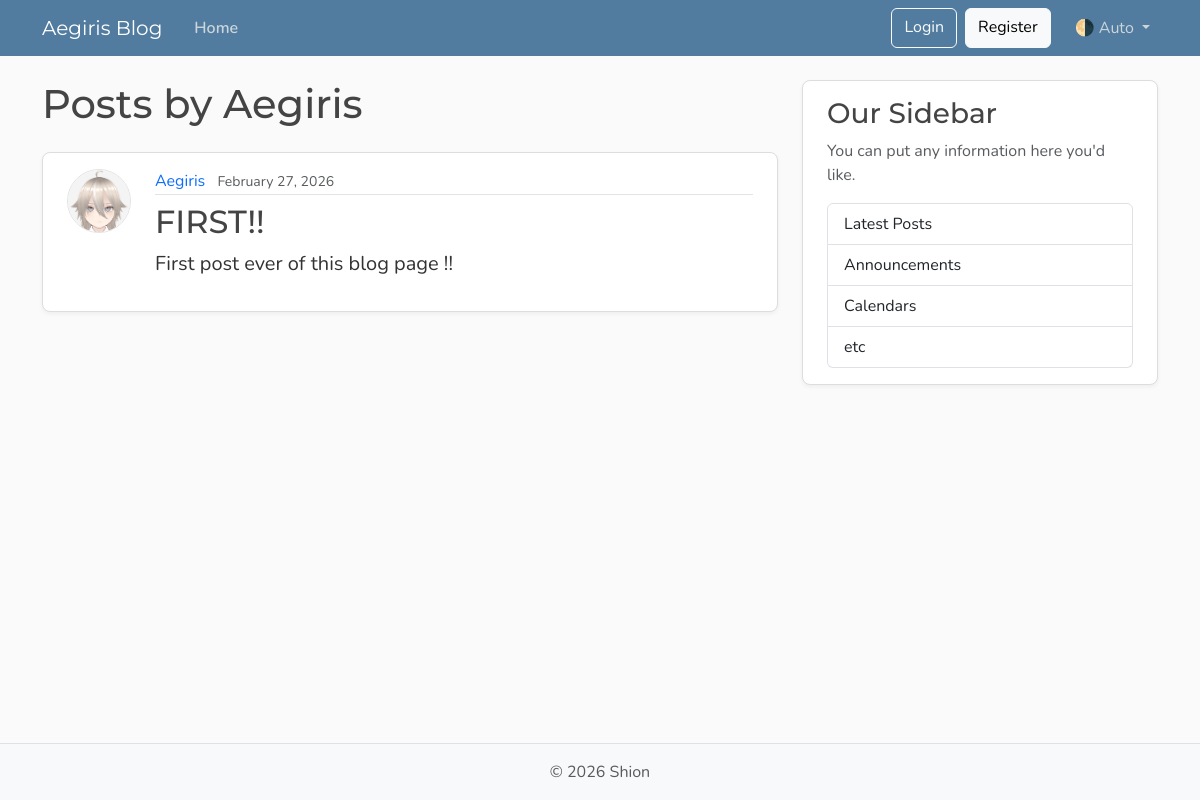
Before: /users/1/posts with the older database file.
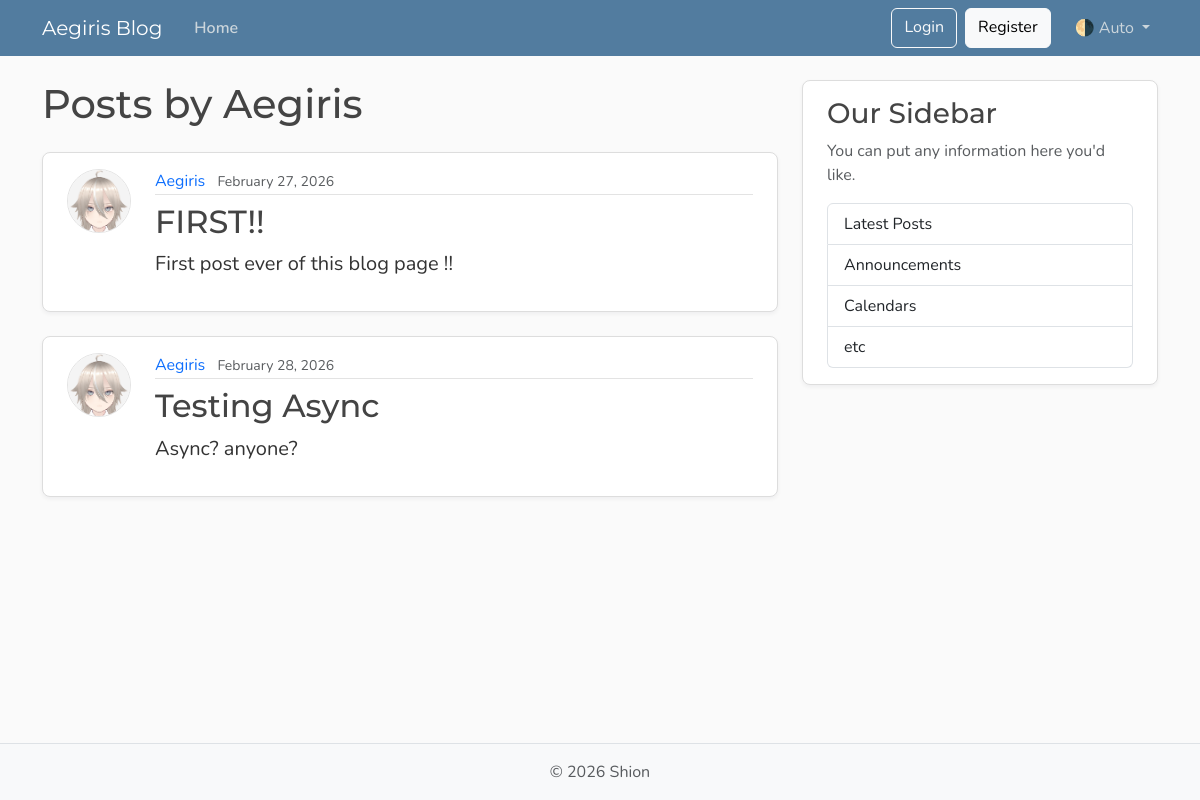
After: the same page with the newer database file.
### models.py (models this page shows, shortened)
class User(Base):
    __tablename__ = "users"
    id: Mapped[int] = mapped_column(Integer, primary_key= True, index= True)
    username: Mapped[str] = mapped_column(String(50), unique= True, nullable= False)
    email: Mapped[str] = mapped_column(String(120), unique= True, nullable= False)
    image_file: Mapped[str | None] = mapped_column(String(200), nullable=True, default=None)
    posts: Mapped[list[Post]] = relationship(back_populates="author", cascade="all, delete-orphan")

class Post(Base):
    __tablename__ = "posts"
    id: Mapped[int] = mapped_column(Integer, primary_key= True, index= True)
    title: Mapped[str] = mapped_column(String(100), nullable= False)
    content: Mapped[str] = mapped_column(Text, nullable= False)
    user_id: Mapped[str | None] = mapped_column(ForeignKey("users.id"), nullable=True, index=True)
    date_posted: Mapped[datetime] = mapped_column(DateTime(timezone=True),default=lambda: datetime.now(UTC))
    author: Mapped[User] = relationship(back_populates="posts")

### main.py (the view)
@app.get("/users/{user_id}/posts", include_in_schema=False, name='user_posts')
async def user_posts_page(request: Request, user_id: int, db: Annotated[AsyncSession, Depends(get_db)]):
    result = await db.execute(select(models.User).where(models.User.id == user_id))
    user = result.scalars().first()
    if not user:
        raise HTTPException(status_code=status.HTTP_404_NOT_FOUND)
    result = await db.execute(select(models.Post).options(selectinload(models.Post.author)).where(models.Post.user_id == user_id))
    posts = result.scalars().all()
    return templates.TemplateResponse(request, "user_posts.html", {"posts": posts, "user": user, "title": f"{user.username}'s posts"})

### templates/user_posts.html
{% extends "layout.html" %}
{% block content %}
  <h1 class="mb-4">Posts by {{ user.username }}</h1>
  {% for post in posts %}
    <article class="content-section py-3 px-4 mb-4">
      <div class="d-flex align-items-start gap-4">
        <img class="rounded-circle article-img flex-shrink-0"
             src="{{ post.author.image_path }}"
             alt="{{ post.author.username }}'s profile picture"
             width="64"
             height="64"
             loading="lazy">
        <div class="flex-grow-1">
          <div class="article-metadata mb-2">
            <a class="me-2"
               href="{{ url_for('user_posts', user_id=post.author.id) }}">{{ post.author.username }}</a>
            <small class="text-body-secondary">{{ post.date_posted.strftime("%B %d, %Y") }}</small>
          </div>
          <h2>
            <a class="article-title"
               href="{{ url_for('post_page', post_id=post.id) }}">{{ post.title }}</a>
          </h2>
          <p class="article-content">{{ post.content }}</p>
        </div>
      </div>
    </article>
  {% else %}
    <p class="text-body-secondary">No posts by this user yet.</p>
  {% endfor %}
{% endblock content %}

### templates/layout.html (shortened to what this page needs)
<!DOCTYPE html>
<html lang="en">
  <head>
    <link href="https://cdn.jsdelivr.net/npm/bootstrap@5.3.8/dist/css/bootstrap.min.css"
          rel="stylesheet"
>
    <link rel="stylesheet" type="text/css" href="{{ url_for('static', path='css/main.css') }}">
  </head>
  <body class="d-flex flex-column min-vh-100">
    <header class="site-header">
      <nav class="navbar navbar-expand-md bg-steel fixed-top"
           data-bs-theme="dark">
        <div class="container">
          <a class="navbar-brand me-4" href="{{ url_for('home') }}">Aegiris Blog</a>
          <div class="collapse navbar-collapse" id="navbarToggle">
            <div class="navbar-nav me-auto">
              <a class="nav-link active" aria-current="page" href="{{ url_for("home") }}">Home</a>
            </div>
            <div class="navbar-nav">
              <a class="btn btn-outline-light mb-2 mb-md-0 me-md-2" href="#">Login</a>
              <a class="btn btn-light mb-2 mb-md-0 me-md-3" href="#">Register</a>
              <div class="nav-item dropdown">
                <a class="nav-link dropdown-toggle"
                   href="#"
                   role="button"
                   id="bd-theme"
                   data-bs-toggle="dropdown"
                   aria-expanded="false">
                  <span id="bd-theme-text">🌗 Auto</span>
                </a>
              </div>
            </div>
          </div>
        </div>
      </nav>
    </header>
    <main role="main" class="container">
      <div class="row">
        <div class="col-md-8">
          {% block content %}
          {% endblock content %}
        </div>
        <aside class="col-md-4">
          <div class="content-section py-3 px-4 mb-4">
            <h3>Our Sidebar</h3>
            <p class="text-body-secondary">You can put any information here you'd like.</p>
            <ul class="list-group">
              <li class="list-group-item">Latest Posts</li>
              <li class="list-group-item">Announcements</li>
              <li class="list-group-item">Calendars</li>
              <li class="list-group-item">etc</li>
            </ul>
          </div>
        </aside>
      </div>
    </main>
    <footer class="mt-auto py-3 bg-body-tertiary border-top">
      <div class="container text-center">
        <p class="text-body-secondary mb-0">
          © <span id="year"></span> Shion
        </p>
      </div>
    </footer>
  </body>
</html>

### static/css/main.css (style rules this page uses)
:root { --font-heading: "Montserrat", system-ui, -apple-system, BlinkMacSystemFont, sans-serif; --font-body: "Nunito", system-ui, -apple-system, BlinkMacSystemFont, sans-serif; --color-bg-body: #fafafa; --color-bg-content: #ffffff; --color-text-primary: #333333; --color-text-heading: #444444; --color-steel: #527c9f; --color-nav-link: #cbd5db; --color-nav-link-hover: #ffffff; --color-link-hover: #428bca; --color-border: #dddddd; --color-border-light: #e3e3e3; --spacing-xl: 5rem; --article-img-size: 4rem; --account-img-size: 7.813rem; }
body { font-family: var(--font-body); background: var(--color-bg-body); color: var(--color-text-primary); }
main { padding-top: var(--spacing-xl); }
h1, h2, h3, h4, h5, h6 { font-family: var(--font-heading); color: var(--color-text-heading); }
.navbar-brand { font-family: var(--font-heading); }
a { text-decoration: none; }
.bg-steel { background-color: var(--color-steel); }
.site-header .navbar-nav .nav-link { color: var(--color-nav-link); transition: color 0.2s ease-in-out; }
.site-header .navbar-nav .nav-link.active { font-weight: 600; }
.content-section { background: var(--color-bg-content); border: 1px solid var(--color-border); border-radius: 0.5rem; box-shadow: 0 2px 4px rgba(15, 23, 42, 0.05); transition: box-shadow 0.15s ease, transform 0.15s ease, border-color 0.15s ease; }
.article-title { color: var(--color-text-heading); transition: color 0.2s ease-in-out; }
.article-content { white-space: pre-line; font-size: 1.25rem; }
.article-img { height: var(--article-img-size); width: var(--article-img-size); flex-shrink: 0; object-fit: cover; border: 1px solid var(--color-border-light); box-shadow: 0 0 0 2px var(--color-bg-content); }
.article-metadata { padding-bottom: 0.063rem; border-bottom: 1px solid var(--color-border-light); }
.article-metadata a { transition: color 0.2s ease-in-out; }
[data-bs-theme="dark"] { --color-bg-body: #1a1a1a; --color-bg-content: #2d2d2d; --color-text-primary: #e0e0e0; --color-text-heading: #f0f0f0; --color-border: #404040; --color-border-light: #4a4a4a; }

Changed rows visible on the page:
added Post: author.image_path (picture), author.username "Aegiris", date_posted "February 28, 2026", title "Testing Async", content "Async? anyone?"
